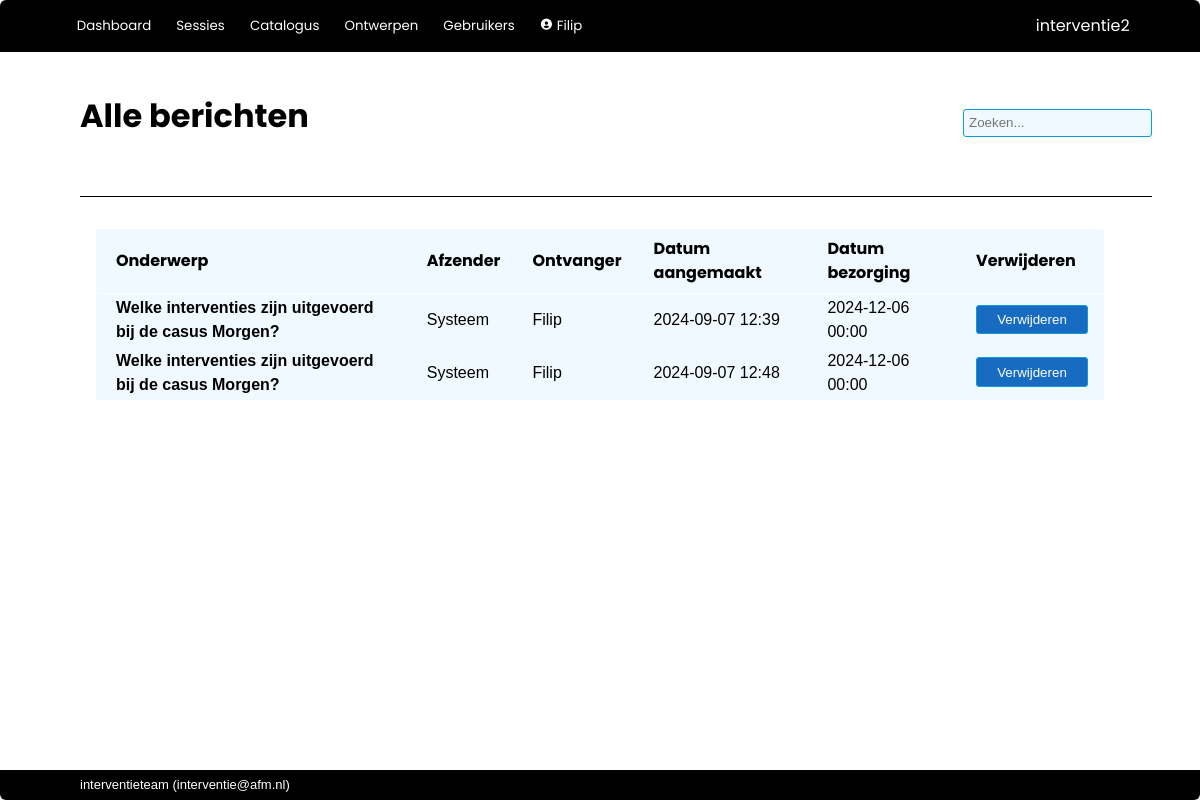
/admin/messages (signed in), run on an earlier commit of the app's database.
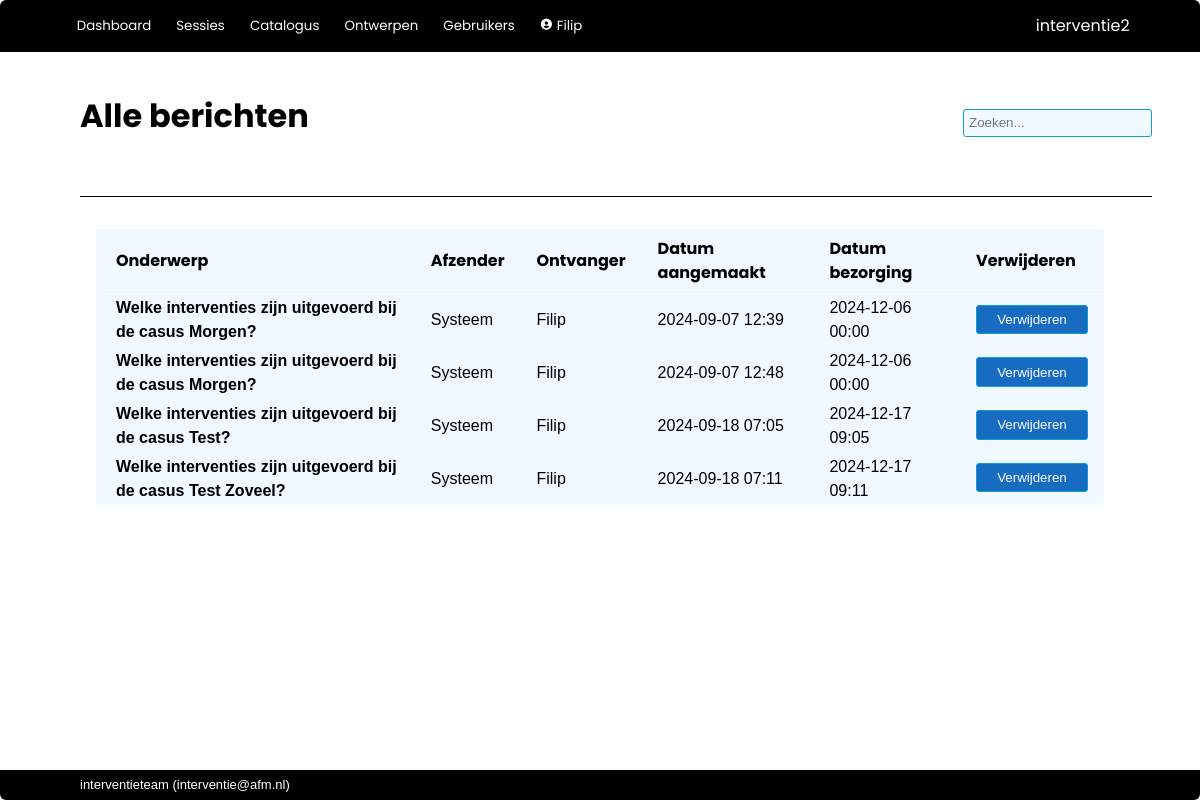
And on a later commit of the database.
### interventie2/models.py (models this page shows, shortened)
class User(db.Model, UserMixin):
    __tablename__ = 'users'
    id            = db.Column(db.Integer, primary_key=True)
    name          = db.Column(db.String(80), nullable=False, unique=True)
    password      = db.Column(db.String(200), nullable=False)
    role_id       = db.Column(db.Integer, db.ForeignKey('roles.id'), nullable=False, default=4) #references roles.id
    description   = db.Column(db.String(2000), nullable=False, default="")
    email         = db.Column(db.String(254))
    link          = db.Column(db.String(1000))
    active        = db.Column(db.Boolean, nullable=False, default=True)
    date_created  = db.Column(db.DateTime(timezone=True), server_default=func.now())
    last_seen     = db.Column(db.DateTime(timezone=True), server_default=func.now())
    role = relationship('Role')
    messages = relationship('Message', back_populates='recipient', foreign_keys="Message.recipient_id", cascade='all, delete-orphan')
    messages_sent = relationship('Message', back_populates='sender', foreign_keys="Message.sender_id")
    worksession = relationship('Worksession', back_populates='creator')
    plan = relationship('Plan', back_populates='creator')
    allowed_worksessions = relationship('Worksession', secondary='worksession_access', back_populates='allowed_users')
    owned_instruments = relationship('Instrument', back_populates='owner')
    def unread_messages(self):
        return sum(1 for message in self.messages if (message.unread) and (message.deliver_after.date() <= date.today()))
    def unread_message_alert(self):
        return self.unread_messages() > 0

class Message(db.Model):
    __tablename__ = 'messages'
    id            = db.Column(db.Integer, primary_key=True)
    date_created  = db.Column(db.DateTime(timezone=True), server_default=func.now())
    deliver_after = db.Column(db.DateTime(timezone=True), server_default=func.now())
    subject       = db.Column(db.String(500), nullable=False, default="")
    body          = db.Column(db.String(2000), nullable=False, default="")
    sender_id     = db.Column(db.Integer, db.ForeignKey('users.id'))
    recipient_id  = db.Column(db.Integer, db.ForeignKey('users.id'), nullable=False)
    unread        = db.Column(db.Boolean, nullable=False, default=True)
    archived      = db.Column(db.Boolean, nullable=False, default=True)
    system        = db.Column(db.Boolean, nullable=False, default=True)
    sender = relationship('User', foreign_keys=[sender_id])
    recipient = relationship('User', foreign_keys=[recipient_id])

### interventie2/admin/routes.py (the view)
@admin.route('/messages')
@login_required
def all_messages():
    messages = Message.query.order_by(Message.id)
    return render_template('admin/all_messages.html', messages=messages, user=current_user)

### interventie2/models.py (called while the page is built)
@login_manager.user_loader
def load_user(user_id):
    return User.query.get(user_id)

### interventie2/admin/templates/admin/all_messages.html (shortened to what this page needs)
{% extends 'base.html' %}
{% block page_title %}
    Alle berichten
{% endblock %}
{% block body %}
    <table>
        <tr>
            <th>Onderwerp</th>
            <th>Afzender</th>
            <th>Ontvanger</th>
            <th>Datum aangemaakt</th>
            <th>Datum bezorging</th>
            <th>Verwijderen</th>
        </tr>
        {% for message in messages %}
            <tr>
                <td><a href="{{ url_for('admin.message', message_id=message.id) }}" {% if message.unread %} class="unread"{% endif %}>{{ message.subject }}</a></td>
                <td>
                    {% if message.system %}
                        Systeem
                    {% else %}
                        {{ message.sender.name }}
                    {% endif %}
                </td>
                <td>{{ message.recipient.name }}</td>
                <td>{{ message.date_created.strftime('%Y-%m-%d %H:%M')}}</td>
                <td>
                        {{ message.deliver_after.strftime('%Y-%m-%d %H:%M') }}
                </td>
                <td><button>{{ macro.confirm_redirect( "Verwijderen", "Wilt u dit bericht verwijderen?", url_for('admin.delete_message', message_id=message.id) ) }}</button></td>
            </tr>
        {% endfor %}
        </table>
{% endblock %}

### interventie2/templates/base.html (shortened to what this page needs)
<!DOCTYPE html>
<html lang="en">
    <head>
        <link rel="stylesheet" href="{{ url_for('static', filename='css/styles.css')}}">
        <link href="https://unpkg.com/boxicons@2.1.2/css/boxicons.min.css" rel="stylesheet">
    </head>
    <body>
        {% import 'jinja_macros.html' as macro %}
        <header>
            <div class="logo">{{ config['APP_NAME'] }}</div>
            <div class="modes">
                {% if current_user.is_authenticated %}
                    <button>
                        <a href="{{ url_for('main.index') }}">Dashboard</a>
                    </button>
                    <button>
                        <a href="{{ url_for('main.worksessions') }}">Sessies</a>
                    </button>
                    <button>
                        <a href="{{ url_for('catalog.index') }}">Catalogus</a>
                    </button>
                    {% if current_user.role.edit_questionnaire %}
                        <button>
                            <a href="{{ url_for('tools.index') }}">Ontwerpen</a>
                        </button>
                    {% endif %}
                    {% if current_user.role.edit_users %}
                        <button>
                            <a href="{{ url_for('admin.index') }}">Gebruikers</a>
                        </button>
                    {% endif %}
                    <button>
                        <a href="{{ url_for('admin.user', id=current_user.id) }}"><i class='bx bxs-user-circle'></i>
                            {{ current_user.name }}
                        </a>
                    </button>
                {% else %}
                    <button>
                        <a href="{{ url_for('main.login') }}">Login</a>
                    </button>
                {% endif %}
            </div>
        </header>
        <nav>
            <div class="title">{% block page_title %}{% endblock %}</div>
            {% if current_user.is_authenticated %}
                <form action="/analysis/search" method="get" class="search">
                    <input id="search" type="search"  name="q" value="{{ request.args.get('q') or '' }}" placeholder="Zoeken...">
                </form>
            {% endif %}
            <div class="tabs">{% block tabs %}{% endblock %}</div>
        </nav>
        <main>
            <section>{% block body %}{% endblock %}</section>
        </main>
        <footer>{{ config['MAINTAINER'] }} (<a href="mailto:{{ config['MAINTAINER_EMAIL'] }}">{{ config['MAINTAINER_EMAIL'] }}</a>)</footer>
    </body>
</html>

### interventie2/templates/jinja_macros.html (shortened to what this page needs)
{% macro confirm_redirect(link_name, message, address) %}
    <a href="#" onclick="
        var message = &quot; {{ message }} &quot; ;
        var address = &quot; {{ address }} &quot; ;
        var result = confirm(message);
        if (result == true) { window.location.href = address } ;
        return false;
        ">
        {{ link_name }}
    </a>
{%- endmacro %}

### interventie2/static/css/styles.css (style rules this page uses)
:root { --dark-blue: #0f2841; --light-blue: #0e9ed5; --green: #3b7d23; --highlight: #195fa6; --mid-grey: #0e9ed5; --object: #f0f9ff; --alert: red; --button-bg: #176cc2; --button-fg: white; }
html, body { font-family: sans-serif; line-height: 1.5em; padding: 0px; margin: 0px; }
a { color: inherit; text-decoration: none; }
button { border: 1px solid var(--mid-grey); background-color: var(--button-bg); color: var(--button-fg); min-height: 2.2em; border-radius: 3px; min-width: 7rem; margin-bottom: 2px; }
button a { text-decoration: none; }
input { border: none; background-color: white;; border: 1px solid var(--mid-grey); font-size: inherit; min-height: 1.7rem; margin-bottom: 2px; }
table { background: var(--object); border-radius: 3px; border-collapse: collapse; animation: fadeInAnimation ease 0.7s; animation-iteration-count: 1; animation-fill-mode: forwards; }
th { border-bottom: 1px solid white; color: black; font-weight: bold; font-family: "Poppins", sans-serif; padding: 0.5em 1em; text-align: left; }
td { padding: 0.15em 1em; }
tbody tr { border-left: 4px solid var(--object); transition:all 0.25s ease; }
body { display: grid; height: 100vh; grid-template-rows: min-content min-content auto min-content; grid-template-areas: "header" "nav" "main" "footer"; }
header { grid-area: header; background-color: black; display: grid; grid-template-columns: auto min-content; grid-template-rows: auto; grid-template-areas: "modes logo"; color: white; border-radius: 6px 6px 0px 0px; align-items: center; padding: 0.6rem 4.4rem; font-family: "Poppins", sans-serif; }
header a { text-decoration: none; font-family: "Poppins", sans-serif; }
.logo { grid-area: logo; }
.modes { grid-area: modes; padding: 0px; margin: 0px; }
.modes button { background: inherit; outline: none; cursor: pointer; padding: 0.4rem 0.4rem; margin: 0 0.5rem 0 0; border: none; border-radius: 0px; color: white; font-family: "Poppins", sans-serif; font-size: smaller; min-width: 0; }
.modes a { text-decoration: none; }
nav { grid-area: nav; display: grid; grid-template-columns: 1fr auto; grid-template-areas: "title search" "steps steps" "tabs tabs "; align-items: center; margin: 3rem 3rem 1rem 5rem; }
.title { grid-area: title; font-family: "Poppins", sans-serif; color: black; font-size: xx-large; font-weight: bold; padding: 0 0 1rem 0; line-height: 1em; }
.search { grid-area: search; display: flex; align-items: center; text-decoration: none; border: none; }
.search input { border: none; background-color: var(--object); border: 1px solid var(--mid-grey); border-radius: 3px; padding: 5px; font-size: smaller; height: 1.7rem; }
.tabs { grid-area: tabs; display: flex; padding-top: 3rem; overflow: hidden; font-size: inherit; border-bottom: 1px solid black; }
main { grid-area: main; padding: 1rem 5rem; display: grid; grid-template-columns: min-content 3fr; grid-template-areas: "aside section "; overflow-y: scroll; }
section { grid-area: section; padding: 0; margin-left: 1rem; margin-right: 1rem; }
footer { grid-area: footer; background-color: black; border-radius: 0px 0px 6px 6px; color: white; align-items: center; padding: 0.2rem 5rem; font-size: small; }
.unread { font-weight: bold; }

What changed in the data, as far as the page shows it:
added Message: subject "Welke interventies zijn uitgevoerd bij de casus Test?", system "Systeem", recipient.name "Filip", date_created "2024-09-18 07:05", deliver_after "2024-12-17 09:05", link_name "Verwijderen"
added Message: subject "Welke interventies zijn uitgevoerd bij de casus Test Zoveel?", system "Systeem", recipient.name "Filip", date_created "2024-09-18 07:11", deliver_after "2024-12-17 09:11", link_name "Verwijderen"
